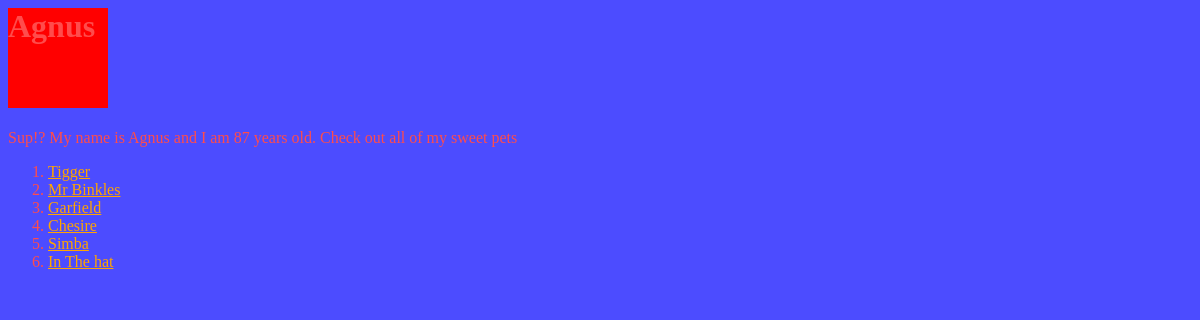
Page /firstApp/person/4 on the committed database.
### firstApp/models.py (models this page shows, shortened)
class Person(models.Model):
    personName = models.CharField(max_length=200)
    personAge = models.IntegerField(default=14)

class Pet(models.Model):
    myOwner = models.ForeignKey(Person)
    petName = models.CharField(max_length=200)

### firstApp/views.py (the view)
# urls.py: url(r'^person/(?P<person_id>[0-9]+)$', views.view_person, name='personPage'),
def view_person(request, person_id):
    person = Person.objects.get(id=person_id)
    context = {"my_name": person.personName, "my_age": person.personAge, "my_pets": person.pet_set.all()}
    return render(request, 'firstApp/person.html', context)

### firstApp/templates/firstApp/person.html (shortened to what this page needs)
<html>
<head>
{% load staticfiles %}
<link rel="stylesheet" type="text/css" href="{% static 'firstApp/style.css' %}" />
</head>
<body>
<h1> {{my_name}} </h1>
Sup!?  My name is {{my_name}} and I am {{my_age}} years old.  Check out all of my sweet pets
{% if my_pets %}
    <ol>
    {% for pet in my_pets %}
        <li><a href="/firstApp/pet/{{ pet.id }}">{{ pet.petName }}</a></li>
    {% endfor %}
    </ol>
{% else %}
    <p>Lol, jk.  I don't have pets.</p>
{% endif %}
</body>
</html>

### firstApp/static/firstApp/style.css (style rules this page uses)
li a { color: orange; }
body { color: #ff4c4c; background-color: #4C4CFF; }
h1 { width: 100px; height: 100px; position: relative; background-color: red; animation-name: example; animation-duration: 4s; animation-iteration-count: infinite; }

### rows in the picture
Person: personName "Agnus"
Pet: petName "Tigger"
Pet: petName "Mr Binkles"
Pet: petName "Garfield"
Pet: petName "Chesire"
Pet: petName "Simba"
Pet: petName "In The hat"

### other values in the picture
{{ my_age }} "87"
